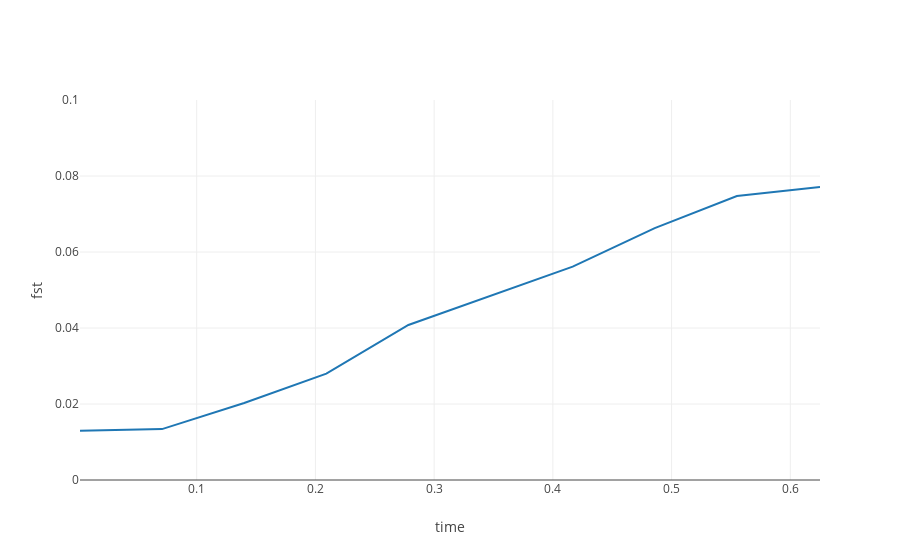

Notebook code cell kept with this figure:
### Code cell
fig_data= [go.Scatter(
    x= [round(idx / 600 / 2,4) for idx in split_range],
    y= fst_vec,
    mode= "lines"
)]


layout = go.Layout(
    yaxis=dict(
        title='fst',
        range= [0,0.1]
    ),
    xaxis=dict(
    title= 'time')
)

fig = go.Figure(data=fig_data, layout=layout)
iplot(fig)

### Figure 1 — Plotly figure (JSON) as saved in the notebook; plotly's stock layout.template omitted (floating-point values rounded to 4 significant figures)
{"data": [{"mode": "lines", "type": "scatter", "uid": "6aa8b57b-d29c-4aba-9ca4-e906b5c1a6b7", "x": [0.0017, 0.0708, 0.14, 0.2092, 0.2783, 0.3475, 0.4167, 0.4858, 0.555, 0.625], "y": [0.01293, 0.01339, 0.02028, 0.028, 0.0408, 0.04846, 0.05614, 0.06628, 0.07473, 0.07708]}], "layout": {"xaxis": {"title": {"text": "time"}}, "yaxis": {"range": [0, 0.1], "title": {"text": "fst"}}}}
